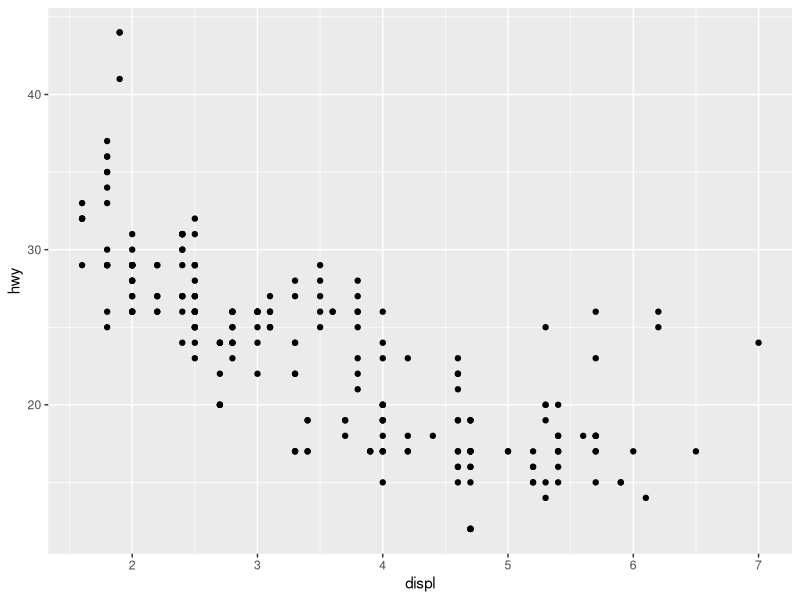
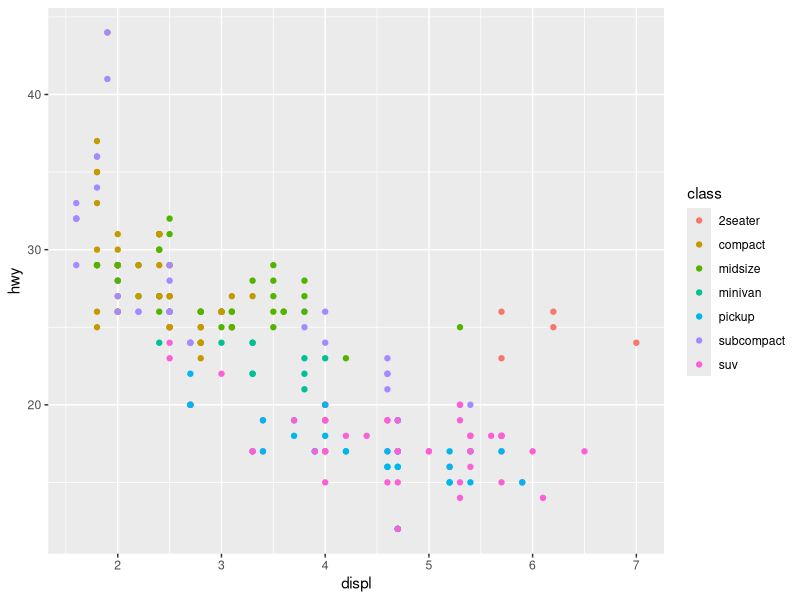
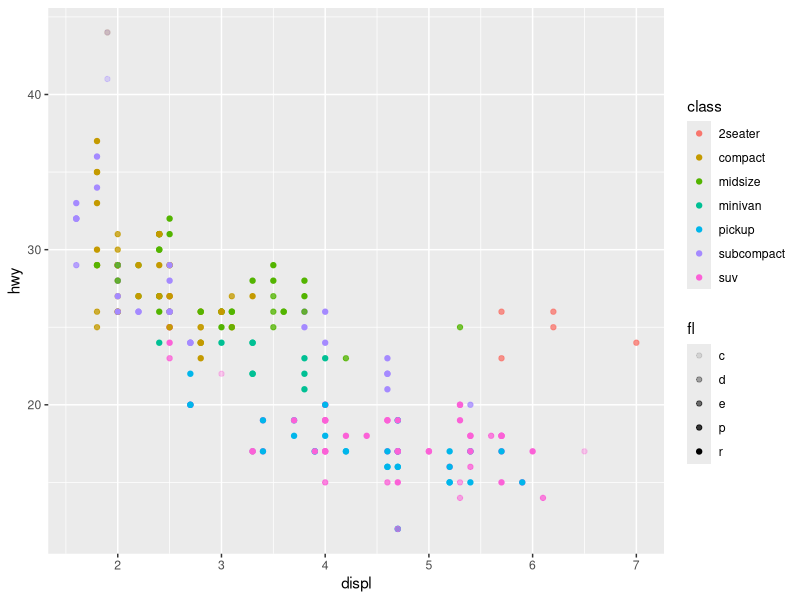
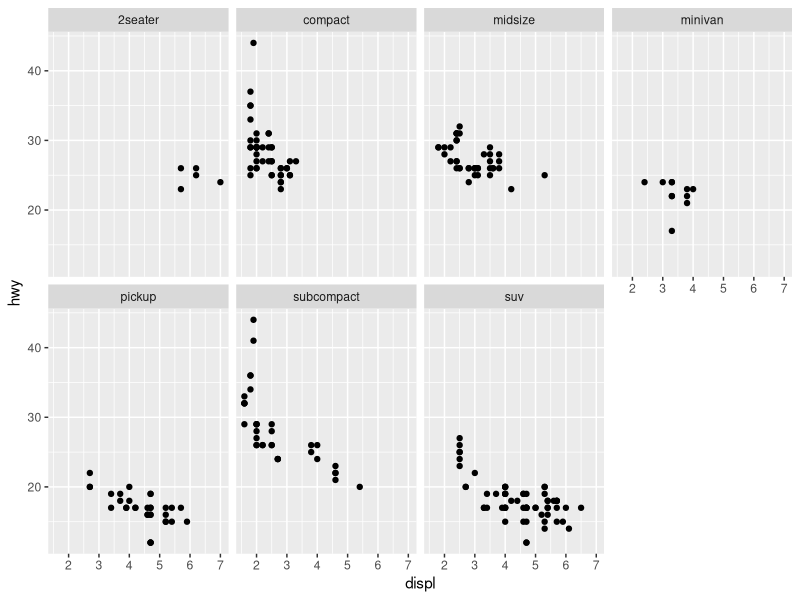
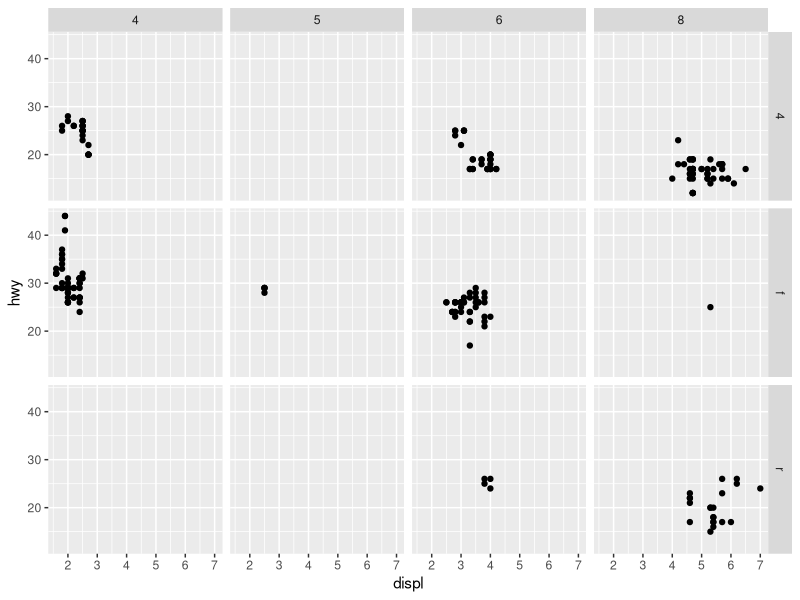
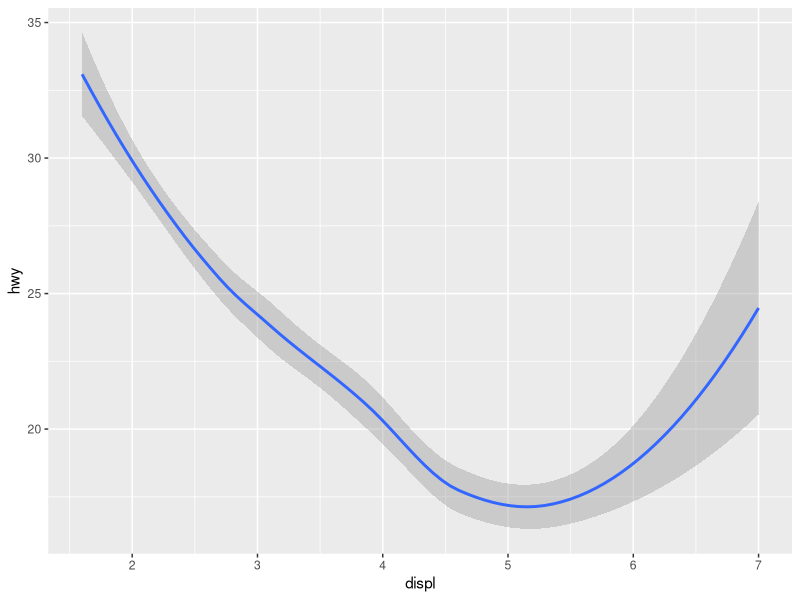
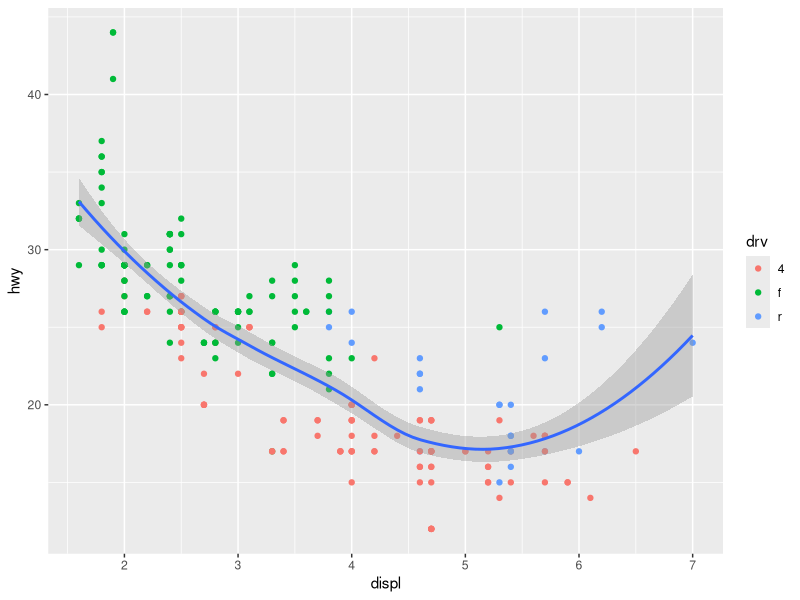
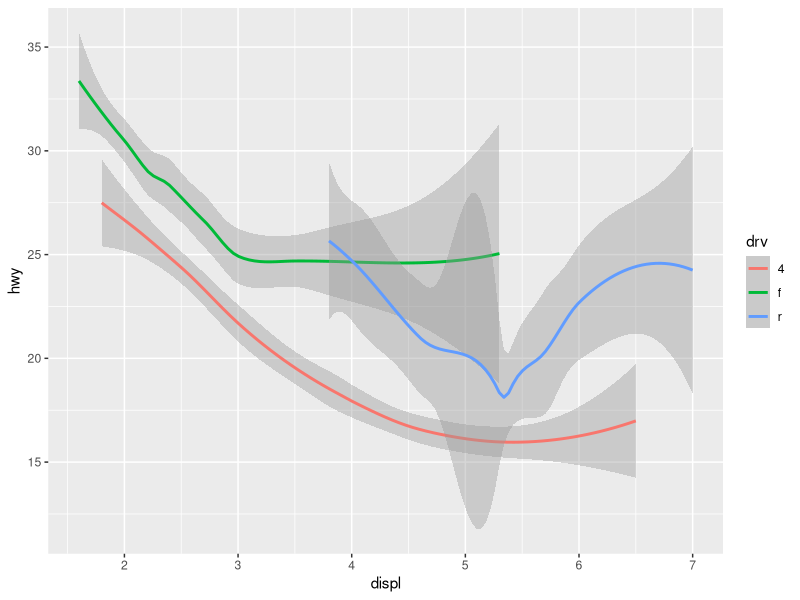

Source code (R) for these figures, in order:
## ---- chunk 1
knitr::opts_chunk$set(echo = TRUE)
## ---- chunk 2
#install.packages("tidyverse")
library(tidyverse)
## ---- chunk 3
data(mpg)
## ---- chunk 4
ggplot(data = mpg) +
  geom_point(mapping = aes(x = displ, y= hwy))
## ---- chunk 5
ggplot(data = mpg) + 
  geom_point(mapping = aes(x = displ, y = hwy, colour = class))
## ---- chunk 6
ggplot(data = mpg) +
  geom_point(mapping = aes(x = displ, y= hwy, colour = class, alpha = fl))
## ---- chunk 7
ggplot(mpg) + 
  geom_point(mapping = aes(x = displ, y = hwy)) +
  facet_wrap(~class, nrow = 2)
## ---- chunk 8
ggplot(mpg) + 
  geom_point(mapping = aes(x = displ, y = hwy)) +
  facet_grid(drv ~ cyl)
## ---- chunk 9
ggplot(mpg) + 
  geom_smooth(mapping = aes(x = displ, y = hwy))
## ---- chunk 10
ggplot(mpg) + 
  geom_point(mapping = aes(x = displ, y = hwy, colour = drv)) + 
  geom_smooth(mapping = aes(x = displ, y = hwy))

## ---- chunk 11
ggplot(mpg) + 
  geom_smooth(mapping = aes(x = displ, y = hwy, group = drv, color = drv),
             show.legend = TRUE,
             )
## ---- chunk 12
ggplot(mpg) + 
  geom_point(mapping = aes(x = displ, y = hwy, colour = drv)) +
  geom_smooth(mapping = aes(x = displ, y = hwy, colour = drv, linetype = drv))
## ---- chunk 13
ggplot(mpg, mapping = aes(x = displ, y = hwy, colour = drv)) + 
  geom_point(mapping = aes()) + 
  geom_smooth()
## ---- chunk 14
ggplot(mpg, mapping = aes(x = displ, y = hwy)) + 
  geom_point(mapping = aes(colour = class)) +
  geom_smooth(data = filter(mpg, class == "subcompact"), se = TRUE)
## ---- chunk 15
data("diamonds")
## ---- chunk 16
ggplot(diamonds,) +
  geom_bar(mapping = aes(x = cut))
## ---- chunk 17
demo <-  tribble(
  ~cut, ~freq,
  "Fair", 1610,
  "Good", 4906,
  "Very Good", 12082,
  "Premium", 13791,
  "Ideal", 21551
)
demo
## ---- chunk 18
ggplot(data = demo) + 
  geom_bar(mapping = aes(x = cut, y = freq), stat = "identity")
## ---- chunk 19
ggplot(data = diamonds) +
  geom_bar(mapping = aes(x = cut, y = after_stat(prop), group = 1))
## ---- chunk 20
ggplot(data = diamonds) +
  stat_summary(
    mapping = aes(x = cut, y = depth),
    fun.min = min,
    fun.max = max, 
    fun = median
  )
## ---- chunk 21
ggplot(data = diamonds) +
  geom_bar(mapping = aes(x = cut, colour = cut))
## ---- chunk 22
ggplot(data = diamonds) +
  geom_bar(mapping = aes(x = cut, fill = clarity))
## ---- chunk 23
#position = identity
ggplot(data = diamonds, mapping = aes(x = cut, fill = clarity)) +
  geom_bar(aes(colour = clarity), position = "identity")

#position = fill 
ggplot(data = diamonds, mapping = aes(x = cut, fill = clarity)) +
  geom_bar(aes(colour = clarity), position = "fill")

#position = dodge
ggplot(data = diamonds, mapping = aes(x = cut, fill = clarity)) +
  geom_bar(aes(colour = clarity), position = "dodge")
## ---- chunk 24
ggplot(data = diamonds) +
  geom_bar(mapping = aes(x = cut, fill = clarity), position = "jitter")
